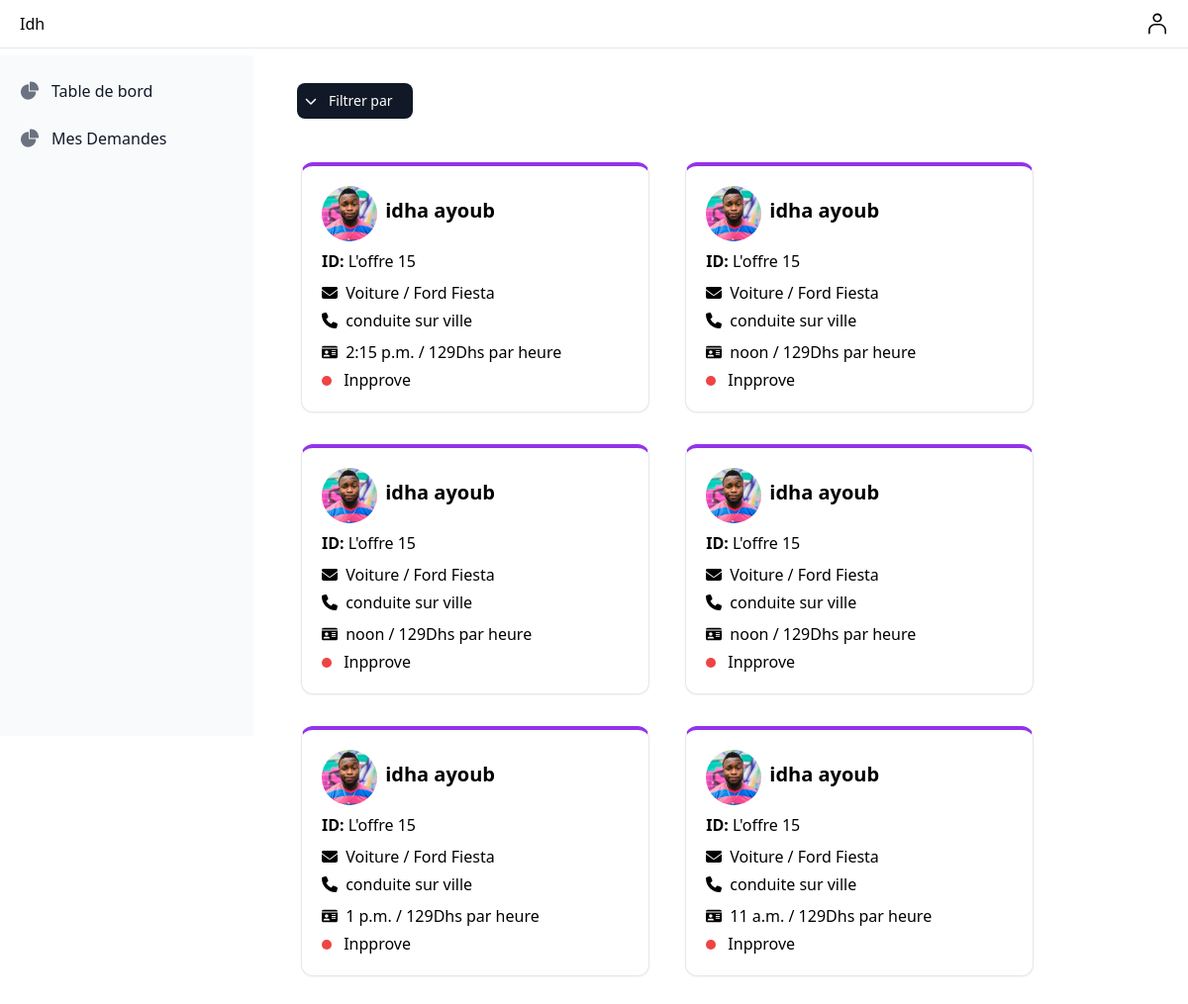
Page /my_dashboard/user/my_requests (signed in) on the earlier database version.
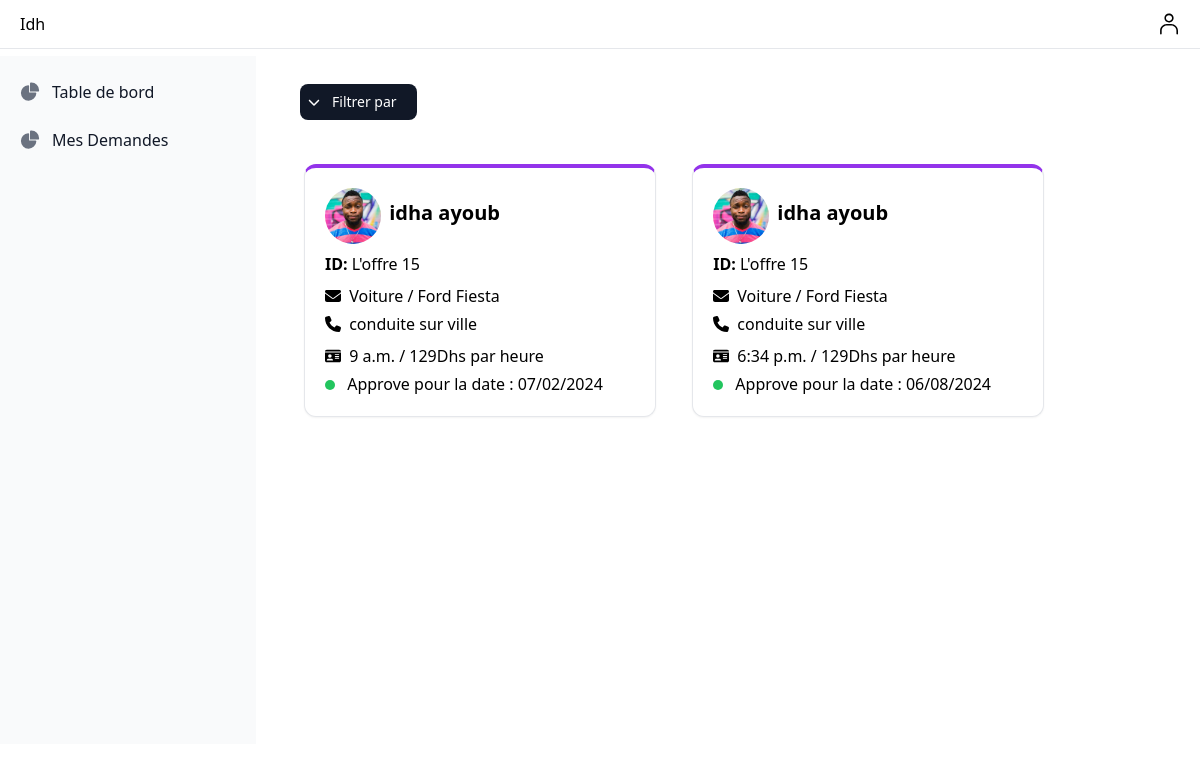
Same page on the later database version.
### app/models.py (models this page shows, shortened)
class Request_driving_offer(models.Model):
    driving_offer = models.ForeignKey(Driving_offer, on_delete=models.CASCADE,null=True)
    user = models.ForeignKey(User, on_delete=models.CASCADE,null=True)
    time=models.TimeField(null=True)
    vehicle_name=models.CharField(max_length=50,null=True)
    date=models.TextField(null=True)
    is_approuved=models.BooleanField(default=False,null=True)

class Driving_offer(models.Model):
    conduite_de_base='conduite de base'
    conduite_sur_ville='conduite sur ville'
    conduite_sur_circuit='conduite sur circuit'
    driving_offer_CHOICES=[
        (conduite_de_base,'conduite de base'),
        (conduite_sur_ville,'conduite sur ville'),
        (conduite_sur_circuit,'conduite sur circuit'),
    ]
    driver=models.ForeignKey(Driver,on_delete=models.CASCADE,null=True)
    offer_type=models.CharField(max_length=30,choices=driving_offer_CHOICES)
    price_per_hour=models.IntegerField(null=True)
    is_active=models.BooleanField(null=True,default=False)

class Driver(models.Model):
    CAR = 'Voiture'
    MOTO = 'Moto'
    POIDS_LOURD = 'Poids Lourd'
    VEHICLE_CHOICES = [
        (CAR ,'Voiture'),
        (MOTO ,'Moto'),
        (POIDS_LOURD ,'Poids lourd'),
    ]
    Artiste_du_Volant='Artiste du Volant'
    Maitre_Conducteur='Maitre Conducteur'
    Expert_au_Volant='Expert au Volant'
    LEVEL_CHOICES=[
        (Artiste_du_Volant, 'Artiste du Volant'),
        (Maitre_Conducteur, 'Maitre Conducteur'),
        (Expert_au_Volant, 'Expert au Volant'),
    ]
    user=models.OneToOneField(User,on_delete=models.CASCADE,null=True)
    level=models.CharField(max_length=20,choices=LEVEL_CHOICES,null=True)
    is_driver=models.BooleanField(null=True)
    vehicle = models.CharField(max_length=20, choices=VEHICLE_CHOICES,null=True)

class User_otherfields(models.Model):
    user=models.OneToOneField(User,on_delete=models.CASCADE,null=True)
    profile_image=models.ImageField(upload_to="static" , null=True)
    cni=models.CharField(max_length=10,blank=True)

### sfe/views.py (the view)
# urls.py: path("my_dashboard/user/my_requests", views.user_driving_offer_request, name="user_driving_offer_request"),
def user_driving_offer_request(request):
    user=request.user
    my_requests=Request_driving_offer.objects.filter(user=user)
    context={
        'my_requests':my_requests
    }
    return render(request,"user/user_driving_offer_requests.html",context)

### templates/user/user_driving_offer_requests.html (shortened to what this page needs)
{% extends 'user/my_dash.html' %}
{% block content %}
<div class="sm:ml-72">
          {% include "msg/msg.html" %}
          <div class="sm:flex">
                    <div class="relative flex items-center  space-x-2 sm:space-x-3 mx-48 mb-6 ml-3 py-1">
                        <button id="dropdownActionButton" data-dropdown-toggle="dropdownAction" class="bg-gray-900 inline-flex items-center justify-center w-full  py-2 text-sm font-medium text-center text-white rounded-lg bg-primary-700 hover:bg-primary-800 px-2">
                        <p class="px-3">Filtrer par</p>
                        </button>
                    </div>
                </div>
{% for i in my_requests  %}
<div class="lg:w-[22rem] w-[24rem] h-auto mx-4 bg-white border border-t-4 border-t-purple-600 shadow-sm rounded-xl inline-block my-4 ">
          <div class="p-4 md:p-5">
                    <div class="flex-shrink-0 inline-block ">
                              <img class="w-14 h-14 rounded-full inline-block" src="{{i.driving_offer.driver.user.user_otherfields.profile_image.url}}" >
                           </div>
                           <div class="flex-1 min-w-0 inline-block ">
                              <p class="font-sans text-xl antialiased font-semibold leading-snug tracking-normal text-blue-gray-900 mx-1 ">
                                {{i.driving_offer.driver.user.last_name}} {{i.driving_offer.driver.user.first_name}}
                              </p>
                           </div>
                           <div class="pt-2">
                              <p class="inline-block font-sans  antialiased font-bold leading-snug tracking-normal text-blue-gray-900 ">ID: </p>
                              <p class="inline-block ">L'offre {{i.driving_offer.id}}</p>
                    </div>
                    <div class="pt-2">
                              <p class="inline-block">{{i.driving_offer.driver.vehicle}} / {{i.vehicle_name}}</p>
                    </div>
                    <div >
                              <div class="pt-1 inline-block mr-3">
                                        <p class="inline-block">{{i.driving_offer.offer_type}}</p>
                              </div>
                              <div class="py-0.5"></div>
                              <div class="pt-1 inline-block mr-4">
                                        <p class="inline-block">{{i.time}} / {{i.driving_offer.price_per_hour}}Dhs par heure</p>
                              </div>
                    </div>
                    <div class="pt-1 inline-block mr-4">
                      {% if i.is_approuved %}
                      <div class="h-2.5 w-2.5 rounded-full bg-green-500 me-2 inline-block"></div>
                      <p class="inline-block">Approve pour la date : {{i.date}}</p>
                      {% else %}
                      <div class="h-2.5 w-2.5 rounded-full bg-red-500 me-2 inline-block"></div>
                      <p class="inline-block">Inpprove</p>
                      {% endif %}
                    </div>
                    </div>
                  </div>
{% endfor %}
</div>
{% endblock content %}

### templates/user/my_dash.html (shortened to what this page needs)
{% load static tailwind_tags %}
<head>
          {% tailwind_css %}
          <link href="https://cdnjs.cloudflare.com/ajax/libs/flowbite/2.3.0/flowbite.min.css" rel="stylesheet" />
</head>
<body>
  <nav class="fixed top-0  w-full bg-white border-b border-gray-200 z-10">
    <div class="px-3 py-3 lg:px-5 lg:pl-3">
      <div class="flex items-center justify-between">
        <div class="flex items-center justify-start rtl:justify-end pl-2">
           <a href="{% url 'home' %}" >Idh</a>
        </div>
        <div class="flex items-center">
            <div class="flex items-center ms-3">
              <div>
                <button type="button" class="flex text-sm   rounded-full " aria-expanded="false" data-dropdown-toggle="dropdown-user">
                </button>
              </div>
            </div>
          </div>
      </div>
    </div>
  </nav>
<div class="py-20">
       {% if user.driver.is_driver is True %}
       <aside id="default-sidebar" class="py-14 fixed top-0 left-0 z-40 w-64 h-screen transition-transform -translate-x-full sm:translate-x-0" aria-label="Sidebar">
         <div class="h-full px-3 py-4 overflow-y-auto bg-gray-50 ">
            <ul class="space-y-2 font-medium">
               <li>
                  <a href="{% url 'my_dash/welcome' %}" class="flex items-center p-2 text-gray-900 rounded-lg  hover:bg-gray-100 hover:text-yellow-400 group">
                     <svg class="w-5 h-5 text-gray-500 transition duration-75  group-hover:text-yellow-400 " aria-hidden="true" xmlns="http://www.w3.org/2000/svg" fill="currentColor" viewBox="0 0 22 21">
                        <path d="M16.975 11H10V4.025a1 1 0 0 0-1.066-.998 8.5 8.5 0 1 0 9.039 9.039.999.999 0 0 0-1-1.066h.002Z"/>
                        <path d="M12.5 0c-.157 0-.311.01-.565.027A1 1 0 0 0 11 1.02V10h8.975a1 1 0 0 0 1-.935c.013-.188.028-.374.028-.565A8.51 8.51 0 0 0 12.5 0Z"/>
                     </svg>
                     <span class="ms-3 ">Dashboard</span>
                  </a>
               </li>
               <li>
                  <a href="{% url 'my_dash/my_offers' %}" class="flex items-center p-2 text-gray-900 rounded-lg  hover:bg-gray-100 hover:text-yellow-400 group">
                     <svg class="w-5 h-5 text-gray-500 transition duration-75  group-hover:text-yellow-400 " aria-hidden="true" xmlns="http://www.w3.org/2000/svg" fill="currentColor" viewBox="0 0 22 21">
                        <path d="M16.975 11H10V4.025a1 1 0 0 0-1.066-.998 8.5 8.5 0 1 0 9.039 9.039.999.999 0 0 0-1-1.066h.002Z"/>
                        <path d="M12.5 0c-.157 0-.311.01-.565.027A1 1 0 0 0 11 1.02V10h8.975a1 1 0 0 0 1-.935c.013-.188.028-.374.028-.565A8.51 8.51 0 0 0 12.5 0Z"/>
                     </svg>
                     <span class="ms-3 ">Mes Offres</span>
                  </a>
               </li>
               <li>
                  <a href="{% url 'my_driving_offer_requests' %}" class="flex items-center p-2 text-gray-900 rounded-lg  hover:bg-gray-100 hover:text-yellow-400 group">
                     <svg class="w-5 h-5 text-gray-500 transition duration-75  group-hover:text-yellow-400 " aria-hidden="true" xmlns="http://www.w3.org/2000/svg" fill="currentColor" viewBox="0 0 22 21">
                        <path d="M16.975 11H10V4.025a1 1 0 0 0-1.066-.998 8.5 8.5 0 1 0 9.039 9.039.999.999 0 0 0-1-1.066h.002Z"/>
                        <path d="M12.5 0c-.157 0-.311.01-.565.027A1 1 0 0 0 11 1.02V10h8.975a1 1 0 0 0 1-.935c.013-.188.028-.374.028-.565A8.51 8.51 0 0 0 12.5 0Z"/>
                     </svg>
                     <span class="ms-3 ">Mes Demandes</span>
                  </a>
               </li>
            </ul>
         </aside>
       {% else %}
       <aside id="default-sidebar" class="py-14 fixed top-0 left-0 z-40 w-64 h-screen transition-transform -translate-x-full sm:translate-x-0" aria-label="Sidebar">
          <div class="h-full px-3 py-4 overflow-y-auto bg-gray-50 ">
             <ul class="space-y-2 font-medium">
                <li>
                   <a href="{% url 'my_dash/welcome' %}" class="flex items-center p-2 text-gray-900 rounded-lg  hover:bg-gray-100 hover:text-yellow-400 group">
                      <span class="ms-3 ">Table de bord</span>
                   </a>
                </li>
                 <li>
                    <a href="{% url 'user_driving_offer_request' %}" class="flex items-center p-2 text-gray-900 rounded-lg  hover:bg-gray-100 hover:text-yellow-400 group">
                       <span class="ms-3 ">Mes Demandes</span>
                    </a>
                 </li>
             </ul>
          </div>
       </aside>
       {% endif %}
      {% block content %}
      {% endblock content %}
</body>

### templates/msg/msg.html (shortened to what this page needs)
{% load static tailwind_tags %}
<head>
          {% tailwind_css %}
</head>
<body>
</body>

Differences in the rows shown:
removed Request_driving_offer: driving_offer.driver.user.user_otherfields.profile_image (picture), driving_offer.driver.user.last_name "idha", driving_offer.driver.user.first_name "ayoub", driving_offer.id "15", driving_offer.driver.vehicle "Voiture", vehicle_name "Ford Fiesta", driving_offer.offer_type "conduite sur ville", time "2:15 p.m.", driving_offer.price_per_hour "129", is_approuved False (drawn)
removed Request_driving_offer: driving_offer.driver.user.user_otherfields.profile_image (picture), driving_offer.driver.user.last_name "idha", driving_offer.driver.user.first_name "ayoub", driving_offer.id "15", driving_offer.driver.vehicle "Voiture", vehicle_name "Ford Fiesta", driving_offer.offer_type "conduite sur ville", time "noon", driving_offer.price_per_hour "129", is_approuved False (drawn)
removed Request_driving_offer: driving_offer.driver.user.user_otherfields.profile_image (picture), driving_offer.driver.user.last_name "idha", driving_offer.driver.user.first_name "ayoub", driving_offer.id "15", driving_offer.driver.vehicle "Voiture", vehicle_name "Ford Fiesta", driving_offer.offer_type "conduite sur ville", time "noon", driving_offer.price_per_hour "129", is_approuved False (drawn)
removed Request_driving_offer: driving_offer.driver.user.user_otherfields.profile_image (picture), driving_offer.driver.user.last_name "idha", driving_offer.driver.user.first_name "ayoub", driving_offer.id "15", driving_offer.driver.vehicle "Voiture", vehicle_name "Ford Fiesta", driving_offer.offer_type "conduite sur ville", time "noon", driving_offer.price_per_hour "129", is_approuved False (drawn)
removed Request_driving_offer: driving_offer.driver.user.user_otherfields.profile_image (picture), driving_offer.driver.user.last_name "idha", driving_offer.driver.user.first_name "ayoub", driving_offer.id "15", driving_offer.driver.vehicle "Voiture", vehicle_name "Ford Fiesta", driving_offer.offer_type "conduite sur ville", time "1 p.m.", driving_offer.price_per_hour "129", is_approuved False (drawn)
removed Request_driving_offer: driving_offer.driver.user.user_otherfields.profile_image (picture), driving_offer.driver.user.last_name "idha", driving_offer.driver.user.first_name "ayoub", driving_offer.id "15", driving_offer.driver.vehicle "Voiture", vehicle_name "Ford Fiesta", driving_offer.offer_type "conduite sur ville", time "11 a.m.", driving_offer.price_per_hour "129", is_approuved False (drawn)
added Request_driving_offer: driving_offer.driver.user.user_otherfields.profile_image (picture), driving_offer.driver.user.last_name "idha", driving_offer.driver.user.first_name "ayoub", driving_offer.id "15", driving_offer.driver.vehicle "Voiture", vehicle_name "Ford Fiesta", driving_offer.offer_type "conduite sur ville", time "9 a.m.", driving_offer.price_per_hour "129", date "07/02/2024"
added Request_driving_offer: driving_offer.driver.user.user_otherfields.profile_image (picture), driving_offer.driver.user.last_name "idha", driving_offer.driver.user.first_name "ayoub", driving_offer.id "15", driving_offer.driver.vehicle "Voiture", vehicle_name "Ford Fiesta", driving_offer.offer_type "conduite sur ville", time "6:34 p.m.", driving_offer.price_per_hour "129", date "06/08/2024"
